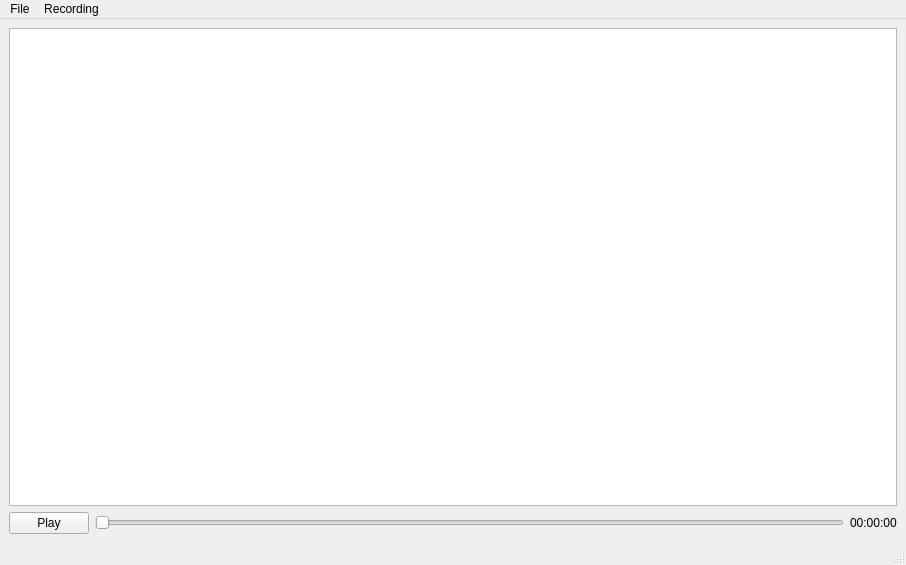
<?xml version="1.0" encoding="UTF-8"?>
<ui version="4.0">
 <class>MainWindow</class>
 <widget class="QMainWindow" name="MainWindow">
  <property name="geometry">
   <rect>
    <x>0</x>
    <y>0</y>
    <width>906</width>
    <height>565</height>
   </rect>
  </property>
  <property name="windowTitle">
   <string>MainWindow</string>
  </property>
  <widget class="QWidget" name="centralwidget">
   <layout class="QVBoxLayout" name="verticalLayout">
    <item>
     <layout class="QVBoxLayout" name="mainVerticalLayout">
      <property name="sizeConstraint">
       <enum>QLayout::SetMaximumSize</enum>
      </property>
      <item>
       <widget class="QTableView" name="mainTableView"/>
      </item>
      <item>
       <layout class="QHBoxLayout" name="commandHorizontalLayout">
        <item>
         <widget class="QPushButton" name="playPausePushButton">
          <property name="text">
           <string>Play</string>
          </property>
         </widget>
        </item>
        <item>
         <widget class="QSlider" name="horizontalSlider">
          <property name="orientation">
           <enum>Qt::Horizontal</enum>
          </property>
         </widget>
        </item>
        <item>
         <widget class="QLabel" name="timeLabel">
          <property name="text">
           <string>00:00:00</string>
          </property>
         </widget>
        </item>
       </layout>
      </item>
     </layout>
    </item>
   </layout>
  </widget>
  <widget class="QMenuBar" name="menubar">
   <property name="geometry">
    <rect>
     <x>0</x>
     <y>0</y>
     <width>906</width>
     <height>22</height>
    </rect>
   </property>
   <widget class="QMenu" name="menuFile">
    <property name="title">
     <string>File</string>
    </property>
    <addaction name="actionOpen"/>
    <addaction name="actionSave"/>
    <addaction name="actionConnect_to_sim"/>
    <addaction name="actionConnect_to_mock"/>
    <addaction name="actionImport"/>
   </widget>
   <widget class="QMenu" name="menuRecording">
    <property name="title">
     <string>Recording</string>
    </property>
    <addaction name="actionStart_Recording"/>
   </widget>
   <addaction name="menuFile"/>
   <addaction name="menuRecording"/>
  </widget>
  <widget class="QStatusBar" name="statusbar"/>
  <action name="actionOpen">
   <property name="text">
    <string>Open</string>
   </property>
  </action>
  <action name="actionConnect_to_sim">
   <property name="text">
    <string>Connect to sim</string>
   </property>
  </action>
  <action name="actionStart_Recording">
   <property name="text">
    <string>Start Recording</string>
   </property>
  </action>
  <action name="actionStop_Recording">
   <property name="text">
    <string>Stop Recording</string>
   </property>
  </action>
  <action name="actionSave">
   <property name="text">
    <string>Save</string>
   </property>
  </action>
  <action name="actionConnect_to_mock">
   <property name="text">
    <string>Connect to mock (Dev)</string>
   </property>
  </action>
  <action name="actionImport">
   <property name="text">
    <string>Import</string>
   </property>
  </action>
 </widget>
 <resources/>
 <connections/>
</ui>
